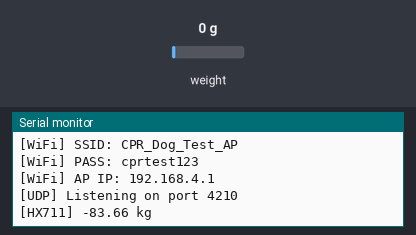
This sketch was run on a simulated ESP32. Shown: the last lines printed to the serial monitor. The inputs (shaded band) are chosen by the test bench; at power-on: weight on the scale 0 g.

Above: at 1.5 s.
1.6 s: weight on the scale set to 100 g
At 2.7 s:
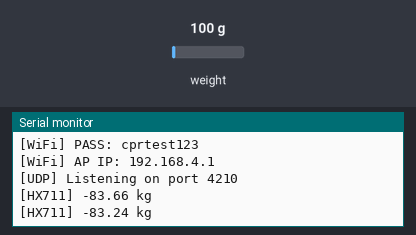
3.1 s: weight on the scale set to 1250 g
At 4.2 s:
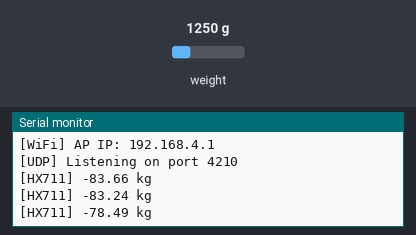
Timing chart, 0 to 6.1 s (numbered marks = the images above; inputs shaded):
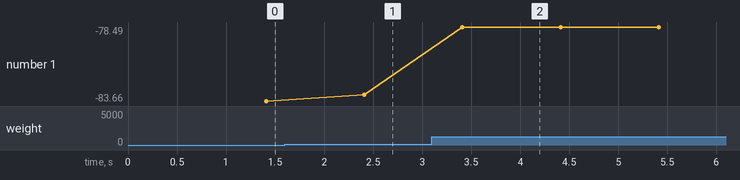

The sketch:

CPRDog_Full.ino
```cpp
#include <WiFi.h>
#include <WiFiUdp.h>
#include "HX711.h"

// ======================= HX711 SETTINGS =======================
HX711 scale;

const int HX_DOUT_PIN = 23;   // DT
const int HX_SCK_PIN  = 22;   // SCK

// === Your Calibration Values ===
long OFFSET = 8499924;              // zero_factor
float SCALE = 101606.7266f;         // calibration_factor

// Optional smoothing
const int HX_AVG_SAMPLES = 10;


// ======================= WiFi AP SETTINGS =======================
const char* AP_SSID = "CPR_Dog_Test_AP";
const char* AP_PASS = "cprtest123";

WiFiUDP udp;
const uint16_t UDP_PORT = 4210;
IPAddress broadcastIp;

const unsigned long SEND_INTERVAL_MS = 100;   // 10 Hz recommended for CPR
unsigned long lastSendTime = 0;


// ======================= READ FORCE FROM HX711 =======================
float readForceKg()
{
  long raw = scale.read_average(HX_AVG_SAMPLES);
  long value = raw - OFFSET;
  float weightKg = (float)value / SCALE;

  return weightKg;
}


// ======================= SETUP =======================
void setup() {
  Serial.begin(115200);
  delay(300);
  Serial.println("\nCPR Dog - HX711 + UDP Sender");

  // -------- HX711 init --------
  scale.begin(HX_DOUT_PIN, HX_SCK_PIN);
  if (scale.is_ready()) {
    Serial.println("[HX711] Ready");
  } else {
    Serial.println("[HX711] ERROR: Not ready!");
  }

  // -------- WiFi AP init --------
  WiFi.mode(WIFI_AP);
  bool apOk = WiFi.softAP(AP_SSID, AP_PASS);
  if (!apOk) {
    Serial.println("[WiFi] Failed to start AP!");
  } else {
    Serial.println("[WiFi] AP started");
    Serial.print("[WiFi] SSID: "); Serial.println(AP_SSID);
    Serial.print("[WiFi] PASS: "); Serial.println(AP_PASS);
    Serial.print("[WiFi] AP IP: "); Serial.println(WiFi.softAPIP());
  }

  IPAddress apIP = WiFi.softAPIP();
  broadcastIp = IPAddress(apIP[0], apIP[1], apIP[2], 255);

  // -------- UDP init --------
  if (udp.begin(UDP_PORT)) {
    Serial.print("[UDP] Listening on port ");
    Serial.println(UDP_PORT);
  } else {
    Serial.println("[UDP] Failed to start UDP!");
  }

  lastSendTime = millis();
}


// ======================= LOOP =======================
void loop() {
  unsigned long now = millis();

  if (now - lastSendTime >= SEND_INTERVAL_MS) {
    lastSendTime = now;

    float forceKg = readForceKg();
    String payload = "ForceKg=" + String(forceKg, 2);

    udp.beginPacket(broadcastIp, UDP_PORT);
    udp.print(payload);
    udp.endPacket();

    Serial.print("[HX711] "); Serial.print(forceKg, 2); Serial.println(" kg");
  }
}
```

Measured:
- after the input at 1.6 s, the serial monitor: prints a new line after 0.81 s (image 1)
- after the input at 3.1 s, the serial monitor: prints a new line after 0.31 s (image 2)
- plotted number 1: -83.66 → -83.24 after the input at 1.6 s, -83.24 → -78.49 after the input at 3.1 s
